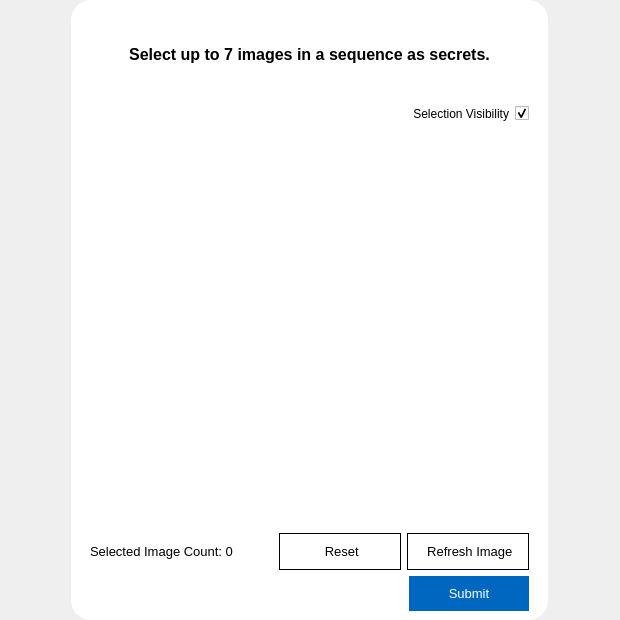
<?xml version="1.0" encoding="UTF-8"?>
<ui version="4.0">
 <class>Form</class>
 <widget class="QWidget" name="Form">
  <property name="geometry">
   <rect>
    <x>0</x>
    <y>0</y>
    <width>620</width>
    <height>620</height>
   </rect>
  </property>
  <property name="sizePolicy">
   <sizepolicy hsizetype="Expanding" vsizetype="Expanding">
    <horstretch>0</horstretch>
    <verstretch>0</verstretch>
   </sizepolicy>
  </property>
  <property name="windowTitle">
   <string>Form</string>
  </property>
  <property name="styleSheet">
   <string notr="true">#frame {
	background-color: white;
	border-radius: 20px;
}

#form_title {
	font-weight: 600;
	font-size: 12pt;
}

#visible_check {
	margin-right: 10px;
}

#select_lbl {
	font-size: 10pt;
	font-weight: 400;
}

QPushButton {
	font-size: 10pt;
	font-weight: 400;
	min-width: 100px;
	height: 35px;
	padding: 0px 10px;
}

#reset_btn, #refresh_btn {
	color: black;
	background-color: transparent;
	border: 1px solid black;
}

#reset_btn:hover, #refresh_btn:hover {
	background-color: #e6e6e6;
}

#submit_btn {
	color: white;
	border: none;
	background-color: #0067c0;
}

#submit_btn:hover {
	background-color: #005dad;
}

#warning_label {
	color: #d5786c;
}</string>
  </property>
  <layout class="QVBoxLayout" name="verticalLayout">
   <property name="spacing">
    <number>0</number>
   </property>
   <property name="leftMargin">
    <number>0</number>
   </property>
   <property name="topMargin">
    <number>0</number>
   </property>
   <property name="rightMargin">
    <number>0</number>
   </property>
   <property name="bottomMargin">
    <number>0</number>
   </property>
   <item alignment="Qt::AlignHCenter">
    <widget class="ShadowFrame" name="frame">
     <property name="maximumSize">
      <size>
       <width>620</width>
       <height>620</height>
      </size>
     </property>
     <property name="frameShape">
      <enum>QFrame::StyledPanel</enum>
     </property>
     <property name="frameShadow">
      <enum>QFrame::Raised</enum>
     </property>
     <layout class="QVBoxLayout" name="verticalLayout_2">
      <item>
       <widget class="QLabel" name="form_title">
        <property name="text">
         <string>Select up to 7 images in a sequence as secrets.</string>
        </property>
        <property name="alignment">
         <set>Qt::AlignCenter</set>
        </property>
        <property name="wordWrap">
         <bool>true</bool>
        </property>
       </widget>
      </item>
      <item>
       <layout class="QHBoxLayout" name="horizontalLayout_3">
        <item alignment="Qt::AlignHCenter">
         <widget class="QLabel" name="warning_label">
          <property name="text">
           <string/>
          </property>
         </widget>
        </item>
        <item alignment="Qt::AlignLeft">
         <widget class="QCheckBox" name="visible_check">
          <property name="cursor">
           <cursorShape>PointingHandCursor</cursorShape>
          </property>
          <property name="layoutDirection">
           <enum>Qt::RightToLeft</enum>
          </property>
          <property name="text">
           <string>Selection Visibility</string>
          </property>
          <property name="checked">
           <bool>true</bool>
          </property>
         </widget>
        </item>
       </layout>
      </item>
      <item>
       <widget class="QFrame" name="image_view">
        <property name="minimumSize">
         <size>
          <width>400</width>
          <height>400</height>
         </size>
        </property>
        <property name="frameShape">
         <enum>QFrame::NoFrame</enum>
        </property>
        <property name="frameShadow">
         <enum>QFrame::Plain</enum>
        </property>
        <layout class="QGridLayout" name="gridLayout" columnstretch="0,0,0">
         <property name="leftMargin">
          <number>10</number>
         </property>
         <property name="topMargin">
          <number>10</number>
         </property>
         <property name="rightMargin">
          <number>10</number>
         </property>
         <property name="bottomMargin">
          <number>10</number>
         </property>
         <property name="spacing">
          <number>5</number>
         </property>
         <item row="0" column="1">
          <widget class="BorderedImageLabel" name="label_2">
           <property name="cursor">
            <cursorShape>PointingHandCursor</cursorShape>
           </property>
           <property name="text">
            <string/>
           </property>
           <property name="alignment">
            <set>Qt::AlignCenter</set>
           </property>
          </widget>
         </item>
         <item row="1" column="0">
          <widget class="BorderedImageLabel" name="label_4">
           <property name="cursor">
            <cursorShape>PointingHandCursor</cursorShape>
           </property>
           <property name="text">
            <string/>
           </property>
           <property name="alignment">
            <set>Qt::AlignCenter</set>
           </property>
          </widget>
         </item>
         <item row="1" column="2">
          <widget class="BorderedImageLabel" name="label_6">
           <property name="cursor">
            <cursorShape>PointingHandCursor</cursorShape>
           </property>
           <property name="text">
            <string/>
           </property>
           <property name="alignment">
            <set>Qt::AlignCenter</set>
           </property>
          </widget>
         </item>
         <item row="0" column="2">
          <widget class="BorderedImageLabel" name="label_3">
           <property name="cursor">
            <cursorShape>PointingHandCursor</cursorShape>
           </property>
           <property name="text">
            <string/>
           </property>
           <property name="alignment">
            <set>Qt::AlignCenter</set>
           </property>
          </widget>
         </item>
         <item row="1" column="1">
          <widget class="BorderedImageLabel" name="label_5">
           <property name="cursor">
            <cursorShape>PointingHandCursor</cursorShape>
           </property>
           <property name="text">
            <string/>
           </property>
           <property name="alignment">
            <set>Qt::AlignCenter</set>
           </property>
          </widget>
         </item>
         <item row="2" column="0">
          <widget class="BorderedImageLabel" name="label_7">
           <property name="cursor">
            <cursorShape>PointingHandCursor</cursorShape>
           </property>
           <property name="text">
            <string/>
           </property>
           <property name="alignment">
            <set>Qt::AlignCenter</set>
           </property>
          </widget>
         </item>
         <item row="2" column="1">
          <widget class="BorderedImageLabel" name="label_8">
           <property name="cursor">
            <cursorShape>PointingHandCursor</cursorShape>
           </property>
           <property name="text">
            <string/>
           </property>
           <property name="alignment">
            <set>Qt::AlignCenter</set>
           </property>
          </widget>
         </item>
         <item row="2" column="2">
          <widget class="BorderedImageLabel" name="label_9">
           <property name="cursor">
            <cursorShape>PointingHandCursor</cursorShape>
           </property>
           <property name="text">
            <string/>
           </property>
           <property name="alignment">
            <set>Qt::AlignCenter</set>
           </property>
          </widget>
         </item>
         <item row="0" column="0">
          <widget class="BorderedImageLabel" name="label">
           <property name="cursor">
            <cursorShape>PointingHandCursor</cursorShape>
           </property>
           <property name="text">
            <string/>
           </property>
           <property name="alignment">
            <set>Qt::AlignCenter</set>
           </property>
          </widget>
         </item>
        </layout>
       </widget>
      </item>
      <item>
       <layout class="QHBoxLayout" name="horizontalLayout_2">
        <property name="leftMargin">
         <number>10</number>
        </property>
        <property name="rightMargin">
         <number>10</number>
        </property>
        <item>
         <widget class="QLabel" name="select_lbl">
          <property name="text">
           <string>Selected Image Count: 0</string>
          </property>
         </widget>
        </item>
        <item>
         <spacer name="horizontalSpacer_2">
          <property name="orientation">
           <enum>Qt::Horizontal</enum>
          </property>
          <property name="sizeHint" stdset="0">
           <size>
            <width>40</width>
            <height>20</height>
           </size>
          </property>
         </spacer>
        </item>
        <item>
         <widget class="QPushButton" name="reset_btn">
          <property name="cursor">
           <cursorShape>PointingHandCursor</cursorShape>
          </property>
          <property name="text">
           <string> Reset</string>
          </property>
          <property name="icon">
           <iconset>
            <normaloff>../../resources/icons/trash-2.svg</normaloff>../../resources/icons/trash-2.svg</iconset>
          </property>
         </widget>
        </item>
        <item>
         <widget class="QPushButton" name="refresh_btn">
          <property name="cursor">
           <cursorShape>PointingHandCursor</cursorShape>
          </property>
          <property name="text">
           <string> Refresh Image</string>
          </property>
          <property name="icon">
           <iconset>
            <normaloff>../../resources/icons/refresh-cw.svg</normaloff>../../resources/icons/refresh-cw.svg</iconset>
          </property>
         </widget>
        </item>
       </layout>
      </item>
      <item>
       <layout class="QHBoxLayout" name="horizontalLayout">
        <property name="spacing">
         <number>5</number>
        </property>
        <property name="leftMargin">
         <number>10</number>
        </property>
        <property name="rightMargin">
         <number>10</number>
        </property>
        <item alignment="Qt::AlignRight">
         <widget class="QPushButton" name="submit_btn">
          <property name="cursor">
           <cursorShape>PointingHandCursor</cursorShape>
          </property>
          <property name="text">
           <string>Submit</string>
          </property>
         </widget>
        </item>
       </layout>
      </item>
     </layout>
    </widget>
   </item>
  </layout>
 </widget>
 <customwidgets>
  <customwidget>
   <class>ShadowFrame</class>
   <extends>QFrame</extends>
   <header location="global">widgets/shadow.h</header>
   <container>1</container>
  </customwidget>
  <customwidget>
   <class>BorderedImageLabel</class>
   <extends>QLabel</extends>
   <header>widgets/clickables.h</header>
  </customwidget>
 </customwidgets>
 <resources/>
 <connections/>
</ui>
